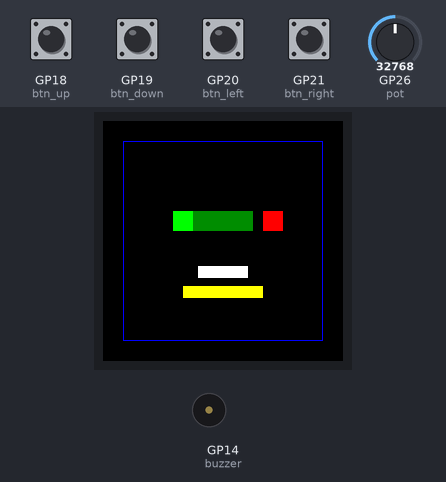
A program run on a simulated Raspberry Pi Pico running MicroPython. On the bench: 240×240 colour display, buzzer (waves = sounding). Inputs (shaded band) come from the test bench; at power-on: GP18 (btn_up), GP19 (btn_down), GP20 (btn_left), GP21 (btn_right) HIGH, GP26 (pot) = 32768 (analog values on the 0–65535 scale). Random numbers come from a fixed seed; library files of the repository ran but are not shown: st7789py.py; what the program prints to the serial console is not drawn.

Above: at 1.8 s.
1.9 s: GP18 (btn_up) pulled LOW for 0.15 s
At 2.44 s:
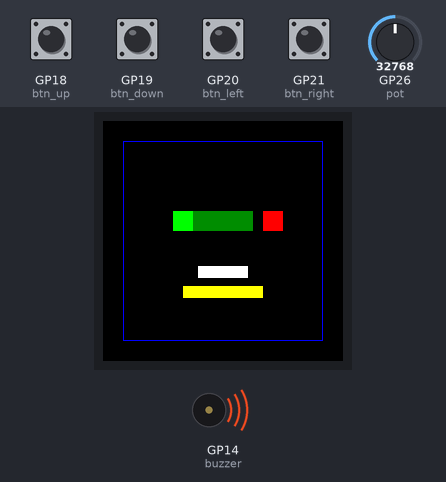
2.6 s: GP19 (btn_down) pulled LOW for 0.15 s
At 2.73 s:
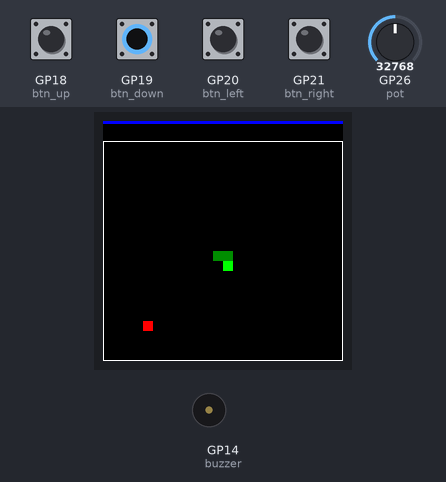
3.3 s: GP20 (btn_left) pulled LOW for 0.15 s
At 3.44 s:
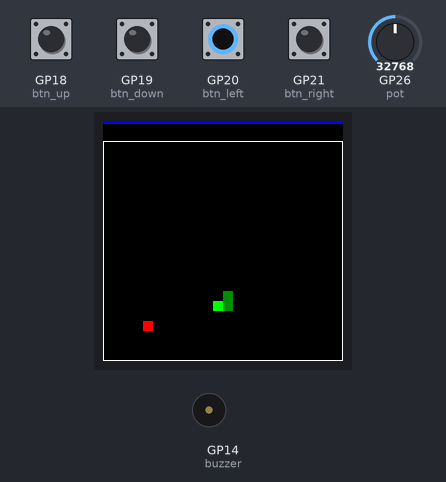
4.0 s: GP18 (btn_up) pulled LOW for 1 s
At 4.15 s:
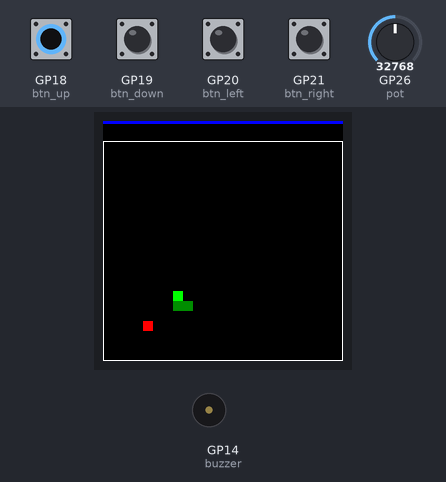
5.6 s: GP21 (btn_right) pulled LOW for 0.15 s
At 5.72 s:
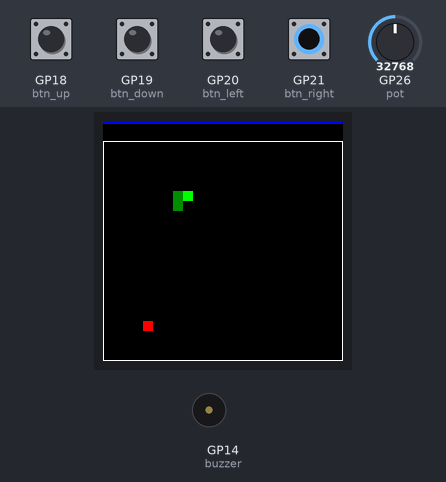
6.3 s: GP19 (btn_down) pulled LOW for 1 s
At 9.22 s:
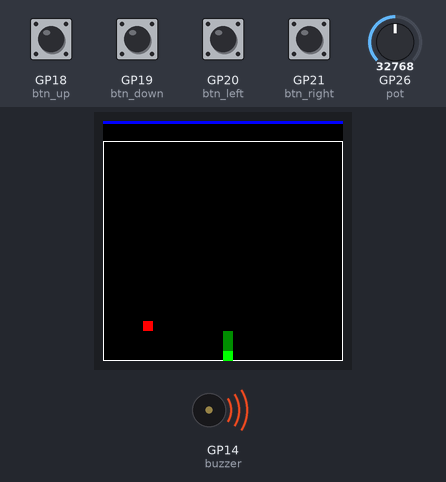
Timing chart, 0 to 10.8 s (numbered marks = the images above; inputs shaded):
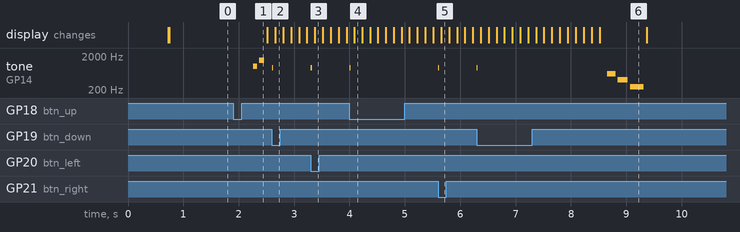

The program:

primera-version-snake.py
```python
from machine import Pin, SPI, PWM, ADC
import time
import random
import st7789py as st7789

# PINES DEL DISPLAY ST7789

PIN_SCK = 2
PIN_MOSI = 3
PIN_RESET = 7
PIN_DC = 6
PIN_BLK = 8

# PIN DEL POTENCIÓMETRO PARA BRILLO

PIN_POT = 26

# PINES DE BOTONES

PIN_UP = 18
PIN_DOWN = 19
PIN_LEFT = 20
PIN_RIGHT = 21

# PIN DEL BUZZER

PIN_BUZZER = 14

# BOTONES CON PULL-UP INTERNO

btn_up = Pin(PIN_UP, Pin.IN, Pin.PULL_UP)
btn_down = Pin(PIN_DOWN, Pin.IN, Pin.PULL_UP)
btn_left = Pin(PIN_LEFT, Pin.IN, Pin.PULL_UP)
btn_right = Pin(PIN_RIGHT, Pin.IN, Pin.PULL_UP)

# BUZZER PASIVO

buzzer = PWM(Pin(PIN_BUZZER))
buzzer.duty_u16(0)

def tone(freq, duration_ms, volume=12000):
    buzzer.freq(freq)
    buzzer.duty_u16(volume)
    time.sleep_ms(duration_ms)
    buzzer.duty_u16(0)

def start_sound():
    tone(1000, 70)
    time.sleep_ms(40)
    tone(1500, 90)

def turn_sound():
    tone(900, 20, 9000)

def eat_sound():
    tone(1300, 50)
    time.sleep_ms(30)
    tone(1800, 70)

def gameover_sound():
    tone(600, 150)
    time.sleep_ms(40)
    tone(400, 180)
    time.sleep_ms(40)
    tone(250, 250)

# DISPLAY

# Primero se crea como Pin normal para que el driver pueda inicializarlo
backlight_pin = Pin(PIN_BLK, Pin.OUT)
backlight_pin.value(1)

spi = SPI(
    0,
    baudrate=40_000_000,
    polarity=1,
    phase=1,
    sck=Pin(PIN_SCK),
    mosi=Pin(PIN_MOSI)
)

tft = st7789.ST7789(
    spi,
    240,
    240,
    reset=Pin(PIN_RESET, Pin.OUT),
    dc=Pin(PIN_DC, Pin.OUT),
    cs=None,
    backlight=backlight_pin,
    rotation=1
)

# Ahora el mismo pin BLK se usa con PWM
backlight_pwm = PWM(backlight_pin)
backlight_pwm.freq(1000)

# ADC del potenciómetro
pot = ADC(Pin(PIN_POT))

# Brillo mínimo y máximo
BRIGHTNESS_MIN = 3000
BRIGHTNESS_MAX = 65535

def update_brightness():
    raw = pot.read_u16()

    duty = BRIGHTNESS_MIN + int(
        raw * (BRIGHTNESS_MAX - BRIGHTNESS_MIN) / 65535
    )

    backlight_pwm.duty_u16(duty)

W = 240
H = 240

# COLORES

BLACK = st7789.BLACK
WHITE = st7789.WHITE
RED = st7789.RED
GREEN = st7789.GREEN
BLUE = st7789.BLUE
YELLOW = st7789.YELLOW

DARK_GREEN = st7789.color565(0, 140, 0)
GRAY = st7789.color565(60, 60, 60)

# CONFIGURACIÓN DEL JUEGO

CELL = 10
HUD_H = 20

PLAY_X0 = 0
PLAY_Y0 = HUD_H
PLAY_W = W
PLAY_H = H - HUD_H

GRID_W = PLAY_W // CELL
GRID_H = PLAY_H // CELL

speed_ms = 140

# FUNCIONES DE BOTONES

def pressed(button):
    return button.value() == 0

def any_button_pressed():
    return (
        pressed(btn_up) or
        pressed(btn_down) or
        pressed(btn_left) or
        pressed(btn_right)
    )

def wait_any_button():
    while not any_button_pressed():
        update_brightness()
        time.sleep_ms(10)

    time.sleep_ms(180)

    while any_button_pressed():
        update_brightness()
        time.sleep_ms(10)

    time.sleep_ms(180)

def read_direction():
    if pressed(btn_up):
        return 0, -1

    if pressed(btn_down):
        return 0, 1

    if pressed(btn_left):
        return -1, 0

    if pressed(btn_right):
        return 1, 0

    return 0, 0

# =================================================
# FUNCIONES DE DIBUJO
# =================================================

def clear_screen(color=BLACK):
    tft.fill(color)

def draw_cell(cell, color):
    x = PLAY_X0 + cell[0] * CELL
    y = PLAY_Y0 + cell[1] * CELL
    tft.fill_rect(x, y, CELL, CELL, color)

def draw_hud(score):
    tft.fill_rect(0, 0, W, HUD_H, BLACK)
    tft.fill_rect(0, 0, W, 3, BLUE)

    max_blocks = W // 8

    blocks = score
    if blocks > max_blocks:
        blocks = max_blocks

    for i in range(blocks):
        x = i * 8
        tft.fill_rect(x, 7, 6, 8, YELLOW)

def draw_start_screen():
    clear_screen(BLACK)

    tft.rect(20, 20, 200, 200, BLUE)

    tft.fill_rect(70, 90, 20, 20, GREEN)
    tft.fill_rect(90, 90, 20, 20, DARK_GREEN)
    tft.fill_rect(110, 90, 20, 20, DARK_GREEN)
    tft.fill_rect(130, 90, 20, 20, DARK_GREEN)

    tft.fill_rect(160, 90, 20, 20, RED)

    tft.fill_rect(95, 145, 50, 12, WHITE)
    tft.fill_rect(80, 165, 80, 12, YELLOW)

    print("PICO SNAKE")
    print("Mueve el potenciometro para cambiar el brillo")
    print("Presiona cualquier boton para iniciar")

def draw_gameover_screen():
    clear_screen(BLACK)

    tft.rect(30, 40, 180, 160, RED)
    tft.fill_rect(60, 80, 120, 40, RED)

    tft.fill_rect(85, 145, 15, 15, WHITE)
    tft.fill_rect(140, 145, 15, 15, WHITE)
    tft.fill_rect(95, 175, 50, 8, WHITE)

    print("GAME OVER")
    print("Presiona cualquier boton para reiniciar")

def spawn_food(snake_set):
    while True:
        food = (
            random.randrange(0, GRID_W),
            random.randrange(0, GRID_H)
        )

        if food not in snake_set:
            return food


# JUEGO

def game():
    global speed_ms

    score = 0
    speed_ms = 140

    head = (GRID_W // 2, GRID_H // 2)

    snake = [
        head,
        (head[0] - 1, head[1]),
        (head[0] - 2, head[1])
    ]

    snake_set = set(snake)

    dx = 1
    dy = 0

    pending_dx = dx
    pending_dy = dy

    food = spawn_food(snake_set)

    clear_screen(BLACK)
    draw_hud(score)

    tft.rect(0, HUD_H, W, H - HUD_H, WHITE)

    for i, segment in enumerate(snake):
        if i == 0:
            draw_cell(segment, GREEN)
        else:
            draw_cell(segment, DARK_GREEN)

    draw_cell(food, RED)

    last_step = time.ticks_ms()

    while True:
        # Actualizar brillo constantemente
        update_brightness()

        ndx, ndy = read_direction()

        if ndx != 0 or ndy != 0:
            if not (ndx == -dx and ndy == -dy):
                if (ndx, ndy) != (pending_dx, pending_dy):
                    turn_sound()

                pending_dx = ndx
                pending_dy = ndy

        now = time.ticks_ms()

        if time.ticks_diff(now, last_step) < speed_ms:
            time.sleep_ms(5)
            continue

        last_step = now

        dx = pending_dx
        dy = pending_dy

        hx, hy = snake[0]
        new_head = (hx + dx, hy + dy)

        if (
            new_head[0] < 0 or
            new_head[0] >= GRID_W or
            new_head[1] < 0 or
            new_head[1] >= GRID_H
        ):
            gameover_sound()
            draw_gameover_screen()
            wait_any_button()
            return

        tail = snake[-1]
        eating = new_head == food

        if new_head in snake_set and not (new_head == tail and not eating):
            gameover_sound()
            draw_gameover_screen()
            wait_any_button()
            return

        snake.insert(0, new_head)
        snake_set.add(new_head)

        draw_cell(new_head, GREEN)

        if len(snake) > 1:
            draw_cell(snake[1], DARK_GREEN)

        if eating:
            eat_sound()

            score += 1

            if score % 3 == 0 and speed_ms > 60:
                speed_ms -= 10

            draw_hud(score)

            food = spawn_food(snake_set)
            draw_cell(food, RED)

        else:
            removed_tail = snake.pop()
            snake_set.remove(removed_tail)
            draw_cell(removed_tail, BLACK)

# LOOP PRINCIPAL

while True:
    update_brightness()

    draw_start_screen()
    wait_any_button()

    start_sound()

    game()
```

Measured:
- after the input at 1.9 s, tone on GP14 (buzzer): silent → 1000 Hz after 0.36 s, → silent 0.07 s later, → 1500 Hz 0.04 s later, → silent 0.09 s later
- after the input at 2.6 s, tone on GP14 (buzzer): silent → 900 Hz at once, → silent 0.02 s later
- after the input at 3.3 s, tone on GP14 (buzzer): silent → 900 Hz at once, → silent 0.02 s later
- after the input at 5.6 s, tone on GP14 (buzzer): silent → 900 Hz at once, → silent 0.02 s later
- what the display in image 6 shows lasts 0.9 s, from 8.5 s to 9.4 s
